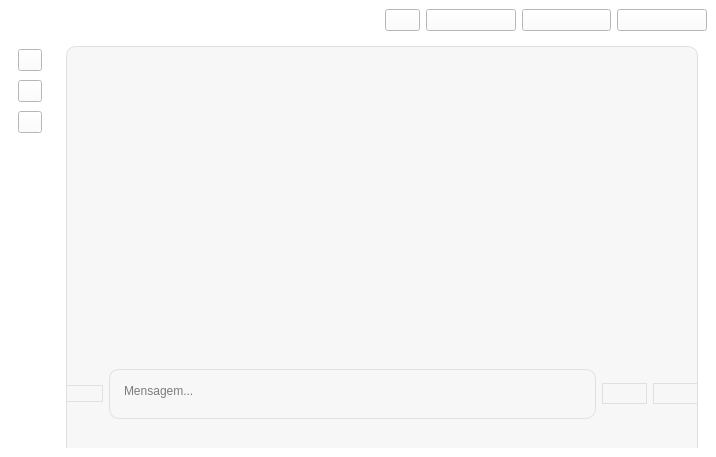
<?xml version="1.0" encoding="UTF-8"?>
<ui version="4.0">
 <class>MainWindow</class>
 <widget class="QMainWindow" name="MainWindow">
  <property name="geometry">
   <rect>
    <x>0</x>
    <y>0</y>
    <width>716</width>
    <height>457</height>
   </rect>
  </property>
  <property name="windowTitle">
   <string>MainWindow</string>
  </property>
  <property name="styleSheet">
   <string notr="true">background:white</string>
  </property>
  <widget class="QWidget" name="centralwidget">
   <layout class="QGridLayout" name="gridLayout">
    <item row="0" column="2">
     <layout class="QGridLayout" name="gridLayout_2">
      <item row="0" column="3">
       <widget class="QPushButton" name="close_window_button">
        <property name="text">
         <string/>
        </property>
        <property name="icon">
         <iconset resource="../Qss/icons/_icons.qrc">
          <normaloff>:/feather/icons/feather/window_close.png</normaloff>:/feather/icons/feather/window_close.png</iconset>
        </property>
       </widget>
      </item>
      <item row="0" column="2">
       <widget class="QPushButton" name="restore_window_button">
        <property name="text">
         <string/>
        </property>
        <property name="icon">
         <iconset resource="../Qss/icons/_icons.qrc">
          <normaloff>:/feather/icons/feather/maximize-2.png</normaloff>:/feather/icons/feather/maximize-2.png</iconset>
        </property>
       </widget>
      </item>
      <item row="0" column="1">
       <widget class="QPushButton" name="minimize_window_button">
        <property name="text">
         <string/>
        </property>
        <property name="icon">
         <iconset resource="../Qss/icons/_icons.qrc">
          <normaloff>:/feather/icons/feather/window_minimize.png</normaloff>:/feather/icons/feather/window_minimize.png</iconset>
        </property>
       </widget>
      </item>
      <item row="0" column="0">
       <widget class="QCustomQPushButton" name="open_close_side_bar_btn">
        <property name="sizePolicy">
         <sizepolicy hsizetype="Minimum" vsizetype="Fixed">
          <horstretch>0</horstretch>
          <verstretch>0</verstretch>
         </sizepolicy>
        </property>
        <property name="minimumSize">
         <size>
          <width>35</width>
          <height>0</height>
         </size>
        </property>
        <property name="maximumSize">
         <size>
          <width>35</width>
          <height>16777215</height>
         </size>
        </property>
        <property name="text">
         <string/>
        </property>
        <property name="icon">
         <iconset resource="../Qss/icons/_icons.qrc">
          <normaloff>:/feather/icons/feather/chevrons-left.png</normaloff>:/feather/icons/feather/chevrons-left.png</iconset>
        </property>
       </widget>
      </item>
     </layout>
    </item>
    <item row="2" column="0">
     <widget class="QCustomSlideMenu" name="menu_widget" native="true">
      <property name="sizePolicy">
       <sizepolicy hsizetype="Minimum" vsizetype="Minimum">
        <horstretch>0</horstretch>
        <verstretch>0</verstretch>
       </sizepolicy>
      </property>
      <property name="minimumSize">
       <size>
        <width>42</width>
        <height>0</height>
       </size>
      </property>
      <property name="maximumSize">
       <size>
        <width>42</width>
        <height>16777215</height>
       </size>
      </property>
      <layout class="QVBoxLayout" name="verticalLayout">
       <item>
        <widget class="QPushButton" name="page1ss">
         <property name="sizePolicy">
          <sizepolicy hsizetype="Minimum" vsizetype="Maximum">
           <horstretch>0</horstretch>
           <verstretch>0</verstretch>
          </sizepolicy>
         </property>
         <property name="text">
          <string/>
         </property>
         <property name="icon">
          <iconset resource="../Qss/icons/_icons.qrc">
           <normaloff>:/material_design/icons/material_design/chat.png</normaloff>:/material_design/icons/material_design/chat.png</iconset>
         </property>
        </widget>
       </item>
       <item>
        <widget class="QPushButton" name="page2ssss">
         <property name="sizePolicy">
          <sizepolicy hsizetype="Minimum" vsizetype="Maximum">
           <horstretch>0</horstretch>
           <verstretch>0</verstretch>
          </sizepolicy>
         </property>
         <property name="text">
          <string/>
         </property>
         <property name="icon">
          <iconset resource="../Qss/icons/_icons.qrc">
           <normaloff>:/feather/icons/feather/edit-2.png</normaloff>:/feather/icons/feather/edit-2.png</iconset>
         </property>
        </widget>
       </item>
       <item>
        <widget class="QPushButton" name="pushButton">
         <property name="text">
          <string/>
         </property>
        </widget>
       </item>
       <item>
        <spacer name="verticalSpacer">
         <property name="orientation">
          <enum>Qt::Vertical</enum>
         </property>
         <property name="sizeType">
          <enum>QSizePolicy::Maximum</enum>
         </property>
         <property name="sizeHint" stdset="0">
          <size>
           <width>20</width>
           <height>300</height>
          </size>
         </property>
        </spacer>
       </item>
      </layout>
     </widget>
    </item>
    <item row="2" column="1" colspan="2">
     <widget class="QCustomQStackedWidget" name="myStackedWidget">
      <property name="sizePolicy">
       <sizepolicy hsizetype="Minimum" vsizetype="Minimum">
        <horstretch>0</horstretch>
        <verstretch>0</verstretch>
       </sizepolicy>
      </property>
      <property name="minimumSize">
       <size>
        <width>650</width>
        <height>400</height>
       </size>
      </property>
      <property name="styleSheet">
       <string notr="true">
QWidget {
    background-color: white;
}
</string>
      </property>
      <property name="currentIndex">
       <number>1</number>
      </property>
      <widget class="QWidget" name="page_2"/>
      <widget class="QWidget" name="page">
       <layout class="QGridLayout" name="gridLayout_3">
        <item row="0" column="0" colspan="4">
         <widget class="QTextEdit" name="html_chat">
          <property name="minimumSize">
           <size>
            <width>0</width>
            <height>547</height>
           </size>
          </property>
          <property name="maximumSize">
           <size>
            <width>16777215</width>
            <height>16777215</height>
           </size>
          </property>
          <property name="styleSheet">
           <string notr="true">            QTextEdit {
          
                border: 1px solid #E0E0E0;
                padding: 10px;
                border-radius: 10px;
                background-color: #F7F7F7;
                color: black;  /* Cor do texto preto */
                font-family: Arial;
                font-size: 14px;
            }</string>
          </property>
         </widget>
        </item>
        <item row="1" column="1">
         <spacer name="verticalSpacer_2">
          <property name="orientation">
           <enum>Qt::Vertical</enum>
          </property>
          <property name="sizeType">
           <enum>QSizePolicy::Minimum</enum>
          </property>
          <property name="sizeHint" stdset="0">
           <size>
            <width>20</width>
            <height>20</height>
           </size>
          </property>
         </spacer>
        </item>
        <item row="2" column="0">
         <widget class="QCustomQPushButton" name="atach_file">
          <property name="styleSheet">
           <string notr="true">            QPushButton {
                background-color: #F7F7F7;
                border: 1px solid #E0E0E0;
                border-radius: 13px;  /* Borda arredondada (círculo) */
                color: black;  /* Cor do texto alterada para preto */
                font-size: 13px;  /* Ajuste do tamanho do ícone */
            }
            QPushButton:hover {
                background-color: #EDEDED;
            }
            QPushButton:pressed {
                background-color: #DCDCDC;
            }</string>
          </property>
          <property name="text">
           <string/>
          </property>
          <property name="icon">
           <iconset resource="../Qss/icons/_icons.qrc">
            <normaloff>:/font_awesome_solid/icons/font_awesome/solid/file-arrow-down.png</normaloff>:/font_awesome_solid/icons/font_awesome/solid/file-arrow-down.png</iconset>
          </property>
          <property name="iconSize">
           <size>
            <width>22</width>
            <height>26</height>
           </size>
          </property>
         </widget>
        </item>
        <item row="2" column="1">
         <widget class="QTextEdit" name="mensage_input">
          <property name="minimumSize">
           <size>
            <width>0</width>
            <height>50</height>
           </size>
          </property>
          <property name="maximumSize">
           <size>
            <width>16777215</width>
            <height>16777215</height>
           </size>
          </property>
          <property name="styleSheet">
           <string notr="true">            QTextEdit {
                border: 1px solid #E0E0E0;
                padding: 10px;
                border-radius: 10px;
                background-color: #F7F7F7;
                color: black;  /* Cor do texto alterada para preto */
            }</string>
          </property>
          <property name="placeholderText">
           <string>Mensagem...</string>
          </property>
         </widget>
        </item>
        <item row="2" column="2">
         <widget class="QCustomQPushButton" name="send_mensage">
          <property name="styleSheet">
           <string notr="true">            QPushButton {
                background-color: #F7F7F7;
                border: 1px solid #E0E0E0;
                border-radius: 13px;  /* Borda arredondada (círculo) */
                color: black;  /* Cor do texto alterada para preto */
                font-size: 16px;  /* Ajuste do tamanho do ícone */
            }
            QPushButton:hover {
                background-color: #EDEDED;
            }
            QPushButton:pressed {
                background-color: #DCDCDC;
            }</string>
          </property>
          <property name="text">
           <string/>
          </property>
          <property name="icon">
           <iconset resource="../Qss/icons/_icons.qrc">
            <normaloff>:/feather/icons/feather/send.png</normaloff>:/feather/icons/feather/send.png</iconset>
          </property>
          <property name="iconSize">
           <size>
            <width>27</width>
            <height>27</height>
           </size>
          </property>
         </widget>
        </item>
        <item row="2" column="3">
         <widget class="QCustomQPushButton" name="pushButton_6">
          <property name="styleSheet">
           <string notr="true">            QPushButton {
                background-color: #F7F7F7;
                border: 1px solid #E0E0E0;
                border-radius: 13px;  /* Borda arredondada (círculo) */
                color: black;  /* Cor do texto alterada para preto */
                font-size: 16px;  /* Ajuste do tamanho do ícone */
            }
            QPushButton:hover {
                background-color: #EDEDED;
            }
            QPushButton:pressed {
                background-color: #DCDCDC;
            }</string>
          </property>
          <property name="text">
           <string/>
          </property>
          <property name="icon">
           <iconset resource="../Qss/icons/_icons.qrc">
            <normaloff>:/feather/icons/feather/mic.png</normaloff>:/feather/icons/feather/mic.png</iconset>
          </property>
          <property name="iconSize">
           <size>
            <width>27</width>
            <height>27</height>
           </size>
          </property>
         </widget>
        </item>
        <item row="3" column="1">
         <spacer name="verticalSpacer_4">
          <property name="orientation">
           <enum>Qt::Vertical</enum>
          </property>
          <property name="sizeType">
           <enum>QSizePolicy::Minimum</enum>
          </property>
          <property name="sizeHint" stdset="0">
           <size>
            <width>20</width>
            <height>20</height>
           </size>
          </property>
         </spacer>
        </item>
       </layout>
      </widget>
     </widget>
    </item>
    <item row="0" column="0" colspan="2">
     <spacer name="horizontalSpacer">
      <property name="orientation">
       <enum>Qt::Horizontal</enum>
      </property>
      <property name="sizeType">
       <enum>QSizePolicy::Maximum</enum>
      </property>
      <property name="sizeHint" stdset="0">
       <size>
        <width>580</width>
        <height>20</height>
       </size>
      </property>
     </spacer>
    </item>
   </layout>
  </widget>
 </widget>
 <customwidgets>
  <customwidget>
   <class>QCustomQStackedWidget</class>
   <extends>QStackedWidget</extends>
   <header location="global">Custom_Widgets.QCustomQStackedWidget.h</header>
   <container>1</container>
  </customwidget>
  <customwidget>
   <class>QCustomSlideMenu</class>
   <extends>QWidget</extends>
   <header location="global">Custom_Widgets.QCustomSlideMenu.h</header>
   <container>1</container>
  </customwidget>
  <customwidget>
   <class>QCustomQPushButton</class>
   <extends>QPushButton</extends>
   <header location="global">Custom_Widgets.QCustomQPushButton.h</header>
  </customwidget>
 </customwidgets>
 <resources>
  <include location="../Qss/icons/_icons.qrc"/>
  <include location="../Qss/icons/_icons.qrc"/>
 </resources>
 <connections/>
</ui>
